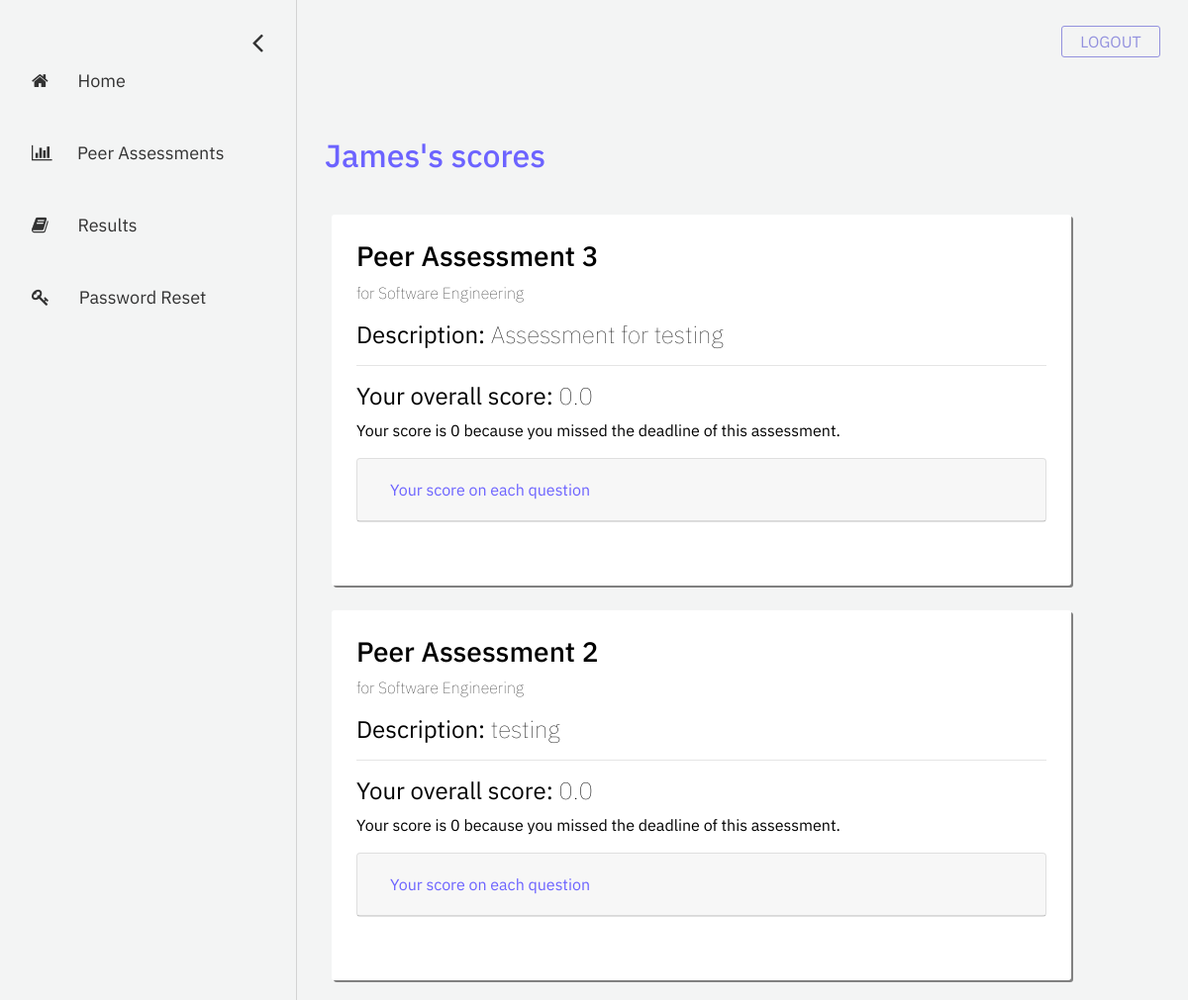
The app's page /student/completed-assessments (signed in) with its own data.
### account/models.py (models this page shows, shortened)
class User(AbstractBaseUser, PermissionsMixin):
    email = models.EmailField(
        verbose_name=_('email address'), max_length=255, unique=True
    )
    first_name = models.CharField(_('first name'), max_length=30, blank=True)
    last_name = models.CharField(_('last name'), max_length=150, blank=True)
    eagle_id = models.CharField(max_length = 8, unique=True)
    is_student = models.BooleanField(
        _('student status'),
        default=False,
        help_text=_(
            'Shows whether this user is a student. '
        ),
    )
    is_instructor = models.BooleanField(
        _('instructor status'),
        default=False,
        help_text=_(
            'Shows whether this user is a instructor. '
        ),
    )
    is_active = models.BooleanField(
        _('active'),
        default=True,
        help_text=_(
            'Designates whether this user should be treated as active. '
            'Unselect this instead of deleting accounts.'
        ),
    )
    is_staff = models.BooleanField(
        _('admin status'),
        default=False,
        help_text=_(
            'Designates whether the user can log into this admin site.'
        ),
    )
    date_joined = models.DateTimeField(
        _('date joined'), default=timezone.now
    )
    objects = UserManager()
    USERNAME_FIELD = 'email'
    REQUIRED_FIELDS = ['first_name', 'last_name', 'eagle_id', 'is_student', 'is_instructor']

### assessment/models.py (models this page shows, shortened)
class Assessment(models.Model):
    name = models.CharField("assessment name", max_length=255)
    description = models.TextField("description", max_length=512, blank=True)
    date_created = models.DateTimeField("date created", auto_now_add=True)
    start_date = models.DateField("start date")
    end_date = models.DateField("end date")
    open_status = models.BooleanField("open status", default=True)
    course = models.ForeignKey(Course, on_delete=models.CASCADE) # the course that this peer review belongs to
    questions = models.ManyToManyField(Question) # a set of Questions under this assessment
    result_sets = models.ManyToManyField(Result_set) # a set of Result_sets under this assessment
    completed_students = models.ManyToManyField(User, related_name="completed_students") # a set of Users who have completed this assessment
    def is_open(self):
        return self.open_status

class Result_set(models.Model):
    student = models.ForeignKey(User, related_name="evaluated_student", on_delete=models.CASCADE)
    team = models.ForeignKey(Team, on_delete=models.CASCADE)
    rating_answers = models.ManyToManyField(Answer, related_name="rating_answers") # a set of rating Answers under this assessment
    text_answers = models.ManyToManyField(Answer, related_name="text_answers") # a set of text Answers under this assessment
    def get_overall_average(self):
        scores = [answer.answer_rating for answer in self.rating_answers.all()] # a list of scores
        return round(np.mean(scores), 2)

class Answer(models.Model):
    question = models.ForeignKey(Question, on_delete=models.CASCADE)
    evaluator = models.ForeignKey(User, related_name="evaluator", on_delete=models.CASCADE) # the person who evaluates others
    team_member = models.ForeignKey(User, related_name="team_member", on_delete=models.CASCADE) # the person being evaluated
    answer_text = models.CharField("answer text", max_length=512, null=True) # answer for free response
    answer_rating = models.SmallIntegerField("answer rating", null=True) # answer for rating question (1-5)
    date_added = models.DateTimeField("date added", auto_now_add=True)
    date_modified = models.DateTimeField("date modified", auto_now=True)
    def get_answer(self):
        if self.question.type_answer == self.question.TYPE_Rating:
            return self.answer_rating
        else:
            return self.answer_text

### registration/models.py (models this page shows, shortened)
class Course(models.Model):
    course_name = models.CharField("course name", max_length=60)
    course_code = models.IntegerField("course code")
    section_number = models.SmallIntegerField("section number")
    year = models.SmallIntegerField("year of realization")
    semester_choices = (
        ('S', 'Spring'),
        ('F', 'Fall'),
    )
    semester = models.CharField("semester of realization", max_length = 1, choices = semester_choices)
    professors = models.ManyToManyField(User)
    students = models.ManyToManyField(User, related_name="students")

### eval_student/views.py (the view)
# urls.py: path('completed-assessments', views.completed_assessments, name='completed-assessments'),
def completed_assessments(request):
    assessment_list = Assessment.objects.all()
    filtered_list = []
    for assessment in assessment_list:
       if request.user in assessment.course.students.all() and not assessment.is_open():
           filtered_list.append(assessment)
    context = {
        'assessment_list': filtered_list,
    }
    return render(request, 'eval_student/completed-assessments.html', context=context)

### eval_student/templatetags/eval_student_extras.py (called while the page is built)
@register.simple_tag
def find_result_set(result_sets, student, course):
    for team in Team.objects.filter(course=course).all():
        if student in team.student.all():
            the_team = team
            break
    return result_sets.filter(student=student, team=the_team).first()

@register.simple_tag
def get_per_question_average(result_set, q_id):
        scores = [answer.answer_rating for answer in result_set.rating_answers.all() if answer.question.id == q_id] # a list of scores of that question
        return round(np.mean(scores), 2)

@register.simple_tag
def get_free_response(result_set, q_id):
        text = ''
        for answer in result_set.text_answers.all():
            if answer.question.id == q_id and answer.get_answer() != None:
                text += answer.get_answer()
                text += ';'
        return text

### eval_student/templates/eval_student/completed-assessments.html (shortened to what this page needs)
{% extends 'eval_student/base-sidebar.html'%}
{% load eval_student_extras %}
{% load static %}
{% block content%}
	<div id="main">
		<div class="container">
			<div class="container row">
				<h2 style="color: #6C63FF;">{{ user.first_name }}'s scores</h2>
			</div>
			{% if assessment_list|length > 0 %}
				{% for assessment in assessment_list %}
					<div class="column course-box">
						<h3> {{ assessment.name }} </h3>
						<p style="font-weight: 20;"> for {{ assessment.course.course_name }}</p>
						{% if assessment.description != '' %}
							<h4><b>Description:</b> {{ assessment.description }}</h4>
						{% else %}
							<h4><b>Description:</b> No assessment description</h4>
						{% endif %}
						<hr>
						{% find_result_set assessment.result_sets request.user assessment.course as result_set %}
						<h4><b>Your overall score:</b> {{ result_set.get_overall_average }}</h4>
						{% if result_set.get_overall_average == 0 %}
							<p>Your score is 0 because you missed the deadline of this assessment.</p>
						{% endif %}
						<div style="margin-top: 2%; margin-bottom: 2%;">
							<div class="card">
								<div class="card-header" id="headingOne_@{{ assessment.id }}">
									<h5 class="mb-0">
										<button style="color: #6C63FF;" class="btn btn-link" data-toggle="collapse" data-target="#collapseOne_@{{ assessment.id }}" aria-expanded="true" aria-controls="collapseOne_@{{ assessment.id }}">
											Your score on each question
										</button>
									</h5>
								</div>
							</div>
						</div>
					</div>
				{% endfor %}
			{% else %}
				No results available.
			{% endif %}
		</div>
	</div>
{% endblock %}

### eval_student/static/eval_student/css/base-sidebar.css (style rules this page uses)
body { font-family: 'IBM Plex Sans', sans-serif; background-color: #f3f4f4; }
#main { transition: margin-left .5s; padding: 20px; }
.row { position: relative; top: 20px; padding: 8px; margin-top: 10px; margin-bottom: 45px; }
.course-box { width: 90% !important; background-color: white; color: black; padding: 25px; padding-bottom: 50px; margin-right: 15px; margin-top: 25px; border-radius: 3px; box-shadow: 2px 2px grey; }

### eval_student/static/eval_student/css/peer-assessments.css (style rules this page uses)
h4 { font-weight: 80; margin-right: 5%; }

### records on screen
User: first_name "James"
Assessment: name "Peer Assessment 3", course.course_name "Software Engineering", description "Assessment for testing"
Result_set: get_overall_average "0.0"
Assessment: name "Peer Assessment 2", course.course_name "Software Engineering", description "testing"
Result_set: get_overall_average "0.0"
